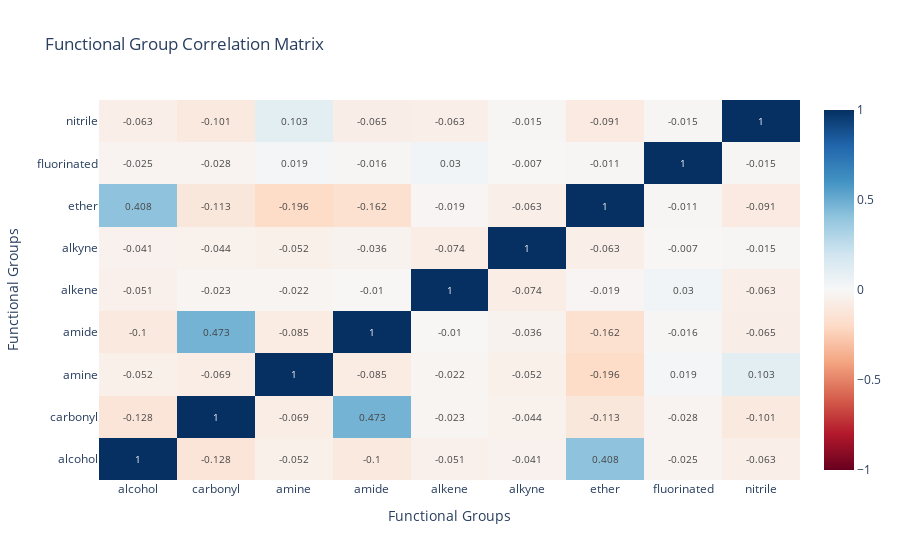

Source (notebook cell):
### Code cell
# Create correlation heatmap of functional groups
correlation_matrix = df[target_columns].corr()

fig = go.Figure(data=go.Heatmap(
    z=correlation_matrix.values,
    x=target_columns,
    y=target_columns,
    colorscale='RdBu',
    zmid=0,
    text=correlation_matrix.round(3).values,
    texttemplate='%{text}',
    textfont={'size': 10}
))

fig.update_layout(
    title='Functional Group Correlation Matrix',
    xaxis_title='Functional Groups',
    yaxis_title='Functional Groups'
)

fig.show()

print('🔥 Correlation matrix shows which functional groups often appear together!')
print('Red = negative correlation, Blue = positive correlation')

### Figure 1 — Plotly figure (JSON) as saved in the notebook; plotly's stock layout.template omitted (floating-point values rounded to 4 significant figures)
{"data": [{"colorscale": [[0, "rgb(103,0,31)"], [0.1, "rgb(178,24,43)"], [0.2, "rgb(214,96,77)"], [0.3, "rgb(244,165,130)"], [0.4, "rgb(253,219,199)"], [0.5, "rgb(247,247,247)"], [0.6, "rgb(209,229,240)"], [0.7, "rgb(146,197,222)"], [0.8, "rgb(67,147,195)"], [0.9, "rgb(33,102,172)"], [1, "rgb(5,48,97)"]], "text": [[1.0, -0.128, -0.052, -0.1, -0.051, -0.041, 0.408, -0.025, -0.063], [-0.128, 1.0, -0.069, 0.473, -0.023, -0.044, -0.113, -0.028, -0.101], [-0.052, -0.069, 1.0, -0.085, -0.022, -0.052, -0.196, 0.019, 0.103], [-0.1, 0.473, -0.085, 1.0, -0.01, -0.036, -0.162, -0.016, -0.065], [-0.051, -0.023, -0.022, -0.01, 1.0, -0.074, -0.019, 0.03, -0.063], [-0.041, -0.044, -0.052, -0.036, -0.074, 1.0, -0.063, -0.007, -0.015], [0.408, -0.113, -0.196, -0.162, -0.019, -0.063, 1.0, -0.011, -0.091], [-0.025, -0.028, 0.019, -0.016, 0.03, -0.007, -0.011, 1.0, -0.015], [-0.063, -0.101, 0.103, -0.065, -0.063, -0.015, -0.091, -0.015, 1.0]], "textfont": {"size": 10}, "texttemplate": "%{text}", "type": "heatmap", "x": ["alcohol", "carbonyl", "amine", "amide", "alkene", "alkyne", "ether", "fluorinated", "nitrile"], "y": ["alcohol", "carbonyl", "amine", "amide", "alkene", "alkyne", "ether", "fluorinated", "nitrile"], "z": [[1.0, -0.1283, -0.0522, -0.1, -0.0509, -0.04081, 0.4079, -0.02523, -0.06276], [-0.1283, 1.0, -0.06945, 0.4732, -0.02338, -0.04391, -0.1135, -0.02785, -0.101], [-0.0522, -0.06945, 1.0, -0.08459, -0.02188, -0.05232, -0.1959, 0.01941, 0.103], [-0.1, 0.4732, -0.08459, 1.0, -0.009674, -0.03618, -0.1616, -0.01604, -0.06535], [-0.0509, -0.02338, -0.02188, -0.009674, 1.0, -0.07401, -0.01865, 0.02961, -0.06251], [-0.04081, -0.04391, -0.05232, -0.03618, -0.07401, 1.0, -0.06306, -0.006992, -0.01503], [0.4079, -0.1135, -0.1959, -0.1616, -0.01865, -0.06306, 1.0, -0.01099, -0.0909], [-0.02523, -0.02785, 0.01941, -0.01604, 0.02961, -0.006992, -0.01099, 1.0, -0.01538], [-0.06276, -0.101, 0.103, -0.06535, -0.06251, -0.01503, -0.0909, -0.01538, 1.0]], "zmid": 0}], "layout": {"title": {"text": "Functional Group Correlation Matrix"}, "xaxis": {"title": {"text": "Functional Groups"}}, "yaxis": {"title": {"text": "Functional Groups"}}}}
